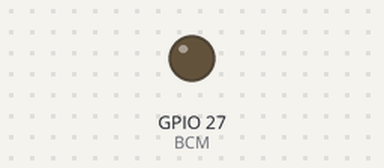
Recording of a program running on a simulated Raspberry Pi (BCM pin numbers), started with the argument light. Shown: output pins drawn as LEDs (lit = HIGH). What the program prints to the terminal is not drawn. At 0.3 s the program stops and its outputs stay as they are.

Above: at 0.3 s.
Timing chart, 0 to 1.8 s (numbered marks = the images above):
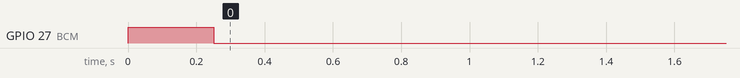

Measured:
- by itself, GPIO 27 (BCM): LOW → HIGH at 0.00 s, → LOW 0.25 s later

The program:

button.py
```python
import RPi.GPIO as GPIO
import time
import sys


if sys.argv[1] == 'light':
    BCM = 27
elif sys.argv[1] == 'fanoff':
    BCM = 18
elif sys.argv[1] == 'fanhigh':
    BCM = 23
elif sys.argv[1] == 'fanlow':
    BCM = 24
elif sys.argv[1] == 'fanmed':
    BCM = 22
elif sys.argv[1] == 'toplight':
    BCM = 25
elif 1 == 1:
    BCM = int(sys.argv[1])

GPIO.setmode(GPIO.BCM)
GPIO.setwarnings(False)
GPIO.setup(BCM,GPIO.OUT)
print("Using BCM pin " + str(BCM))
print("Button on")
GPIO.output(BCM,GPIO.HIGH)
time.sleep(0.25)
print("Button off")
GPIO.output(BCM,GPIO.LOW)
```
